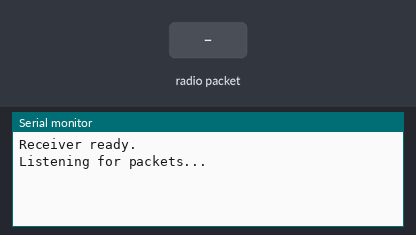
The sketch below on a simulated Arduino Uno, built with avr-gcc and run on an emulated ATmega328P. Parts: the last lines printed to the serial monitor. The test bench sets the inputs (shaded band). No radio packets arrive unless stated.

Above: at 1.2 s.
1.3 s: radio packet "1" arrives
At 2.0 s:
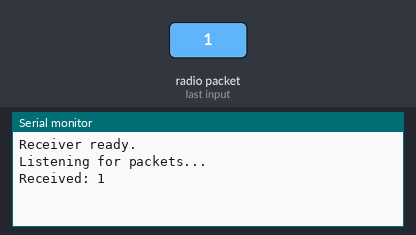
2.8 s: radio packet "0" arrives
At 3.1 s:
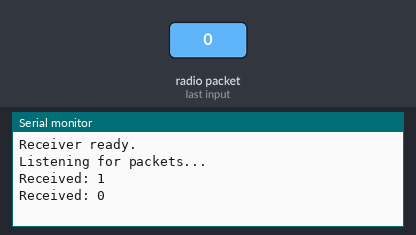
4.3 s: radio packet "2" arrives
At 5.5 s:
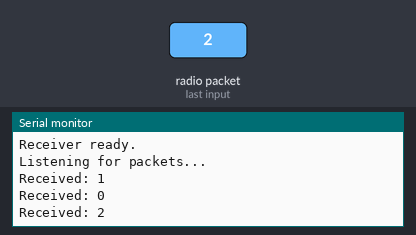

The sketch:

Receiver.ino
```cpp
#include <SPI.h>
#include <LoRa.h>

#define SS 5
#define RST 14
#define DIO0 2

void setup() {
  Serial.begin(115200);
  Serial.println("Receiver ready.");

  LoRa.setPins(SS, RST, DIO0);
  if (!LoRa.begin(433E6)) {
    Serial.println("LoRa init failed. Check wiring.");
    while (1);
  }

  Serial.println("Listening for packets...");
}

void loop() {
  int packetSize = LoRa.parsePacket();
  if (packetSize) {
    Serial.print("Received: ");
    while (LoRa.available()) {
      Serial.print((char)LoRa.read());
    }
    Serial.println();
  }
}
```

Measured:
- after the input at 1.3 s, the serial monitor: prints a new line at once (image 1)
- after the input at 2.8 s, the serial monitor: prints a new line at once (image 2)
- after the input at 4.3 s, the serial monitor: prints a new line at once (image 3)
